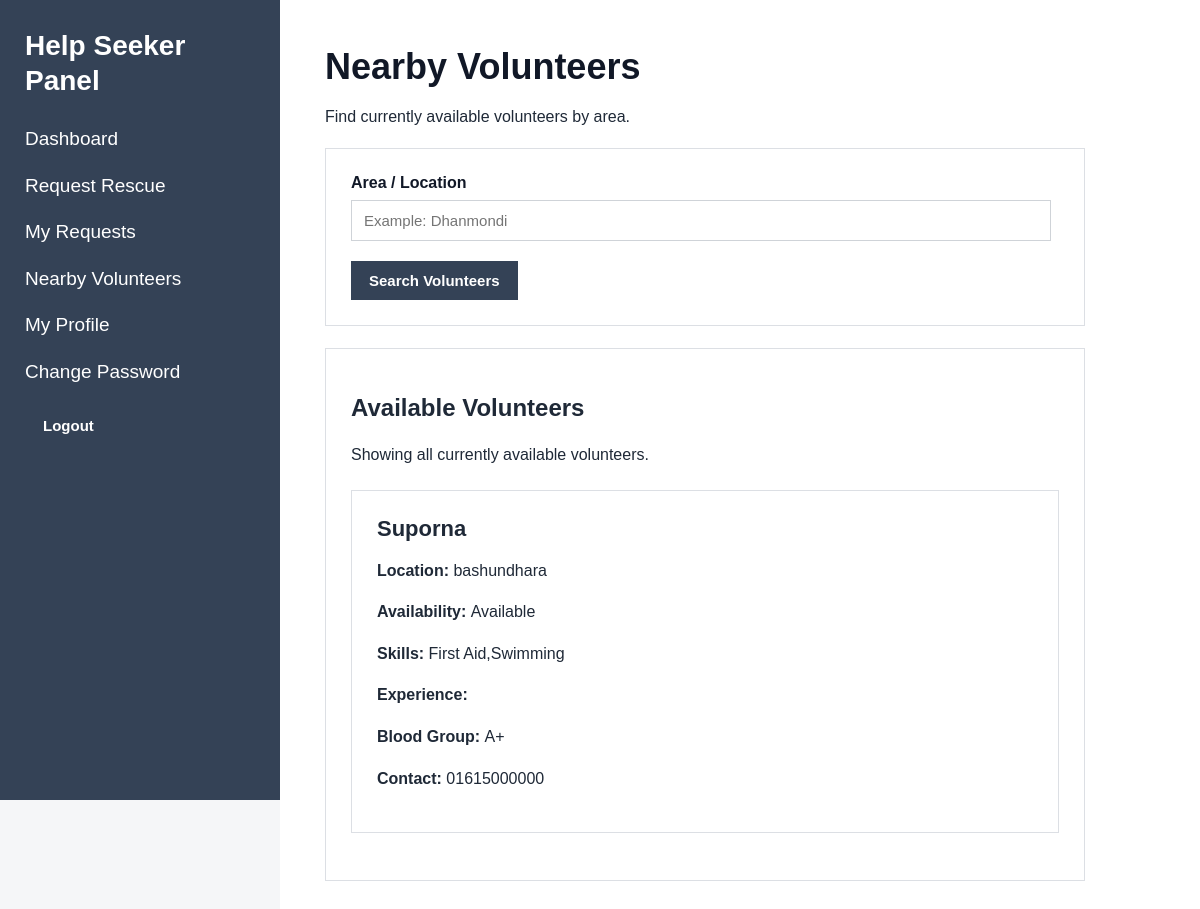
The app's page /index.php?page=helpseeker-nearby-volunteers (signed in) with its own data.
### tables this page shows
CREATE TABLE `volunteer_profiles` (
  `id` int(11) NOT NULL,
  `user_id` int(11) NOT NULL,
  `address` varchar(255) DEFAULT NULL,
  `blood_group` varchar(10) DEFAULT NULL,
  `experience` varchar(255) DEFAULT NULL,
  `skills` text DEFAULT NULL,
  `emergency_contact` varchar(100) DEFAULT NULL,
  `availability_status` enum('available','unavailable','currently_rescuing') NOT NULL DEFAULT 'available',
  `created_at` timestamp NOT NULL DEFAULT current_timestamp(),
  `updated_at` timestamp NOT NULL DEFAULT current_timestamp() ON UPDATE current_timestamp()
);

CREATE TABLE `users` (
  `id` int(11) NOT NULL,
  `name` varchar(100) NOT NULL,
  `username` varchar(50) NOT NULL,
  `email` varchar(150) NOT NULL,
  `phone` varchar(20) DEFAULT NULL,
  `password` varchar(255) NOT NULL,
  `role` enum('admin','volunteer','witness','help_seeker') NOT NULL,
  `created_at` timestamp NOT NULL DEFAULT current_timestamp(),
  `updated_at` timestamp NOT NULL DEFAULT current_timestamp() ON UPDATE current_timestamp()
);

### models/VolunteerModel.php (called while the page is built, shortened)
<?php
function getNearbyAvailableVolunteers(
    $conn,
    $area = ''
) {
    $area =
        trim($area);
    if ($area === '') {
        $sql =
            "SELECT
                users.id,
                users.name,
                users.phone,
                volunteer_profiles.address,
                volunteer_profiles.blood_group,
                volunteer_profiles.experience,
                volunteer_profiles.skills,
                volunteer_profiles.availability_status
             FROM users
             INNER JOIN volunteer_profiles
                ON users.id =
                   volunteer_profiles.user_id
             WHERE users.role = 'volunteer'
             AND volunteer_profiles.availability_status =
                 'available'
             ORDER BY users.name ASC";
        $stmt =
            mysqli_prepare(
                $conn,
                $sql
            );
    }
    mysqli_stmt_execute(
        $stmt
    );
    $result =
        mysqli_stmt_get_result(
            $stmt
        );
    $volunteers = [];
    while (
        $row =
        mysqli_fetch_assoc(
            $result
        )
    ) {
        $volunteers[] =
            $row;
    }
    return $volunteers;
}

### controllers/HelpSeekerController.php (called while the page is built, shortened)
<?php
function loadNearbyVolunteersForHelpSeeker(
    $conn,
    $area
) {
    require_once
        "models/VolunteerModel.php";
    $area =
        trim($area);
    $volunteers =
        getNearbyAvailableVolunteers(
            $conn,
            $area
        );
    return [
        'error' => '',
        'volunteers' =>
            $volunteers
    ];
}

### views/helpseeker/nearby_volunteers.php (the view, shortened to what this page needs)
<?php
require_once
    "views/partials/header.php";
require_once
    "views/partials/sidebar.php";
?>
<div class="content">
    <div class="page-header">
        <div>
            <h1>
                Nearby Volunteers
            </h1>
            <p>
                Find currently available volunteers by area.
            </p>
        </div>
    </div>
    <div class="card">
        <form
            method="GET"
            action="index.php"
        >
            <div class="form-group">
                <label for="area">
                    Area / Location
                </label>
                <input
                    type="text"
                    id="area"
                    name="area"
                    maxlength="100"
                    value="<?= htmlspecialchars(
                        $area
                    ); ?>"
                    placeholder="Example: Dhanmondi"
                >
            </div>
            <button
                type="submit"
                class="btn btn-primary"
            >
                Search Volunteers
            </button>
        </form>
    </div>
    <div class="card">
        <h2>
            Available Volunteers
        </h2>
        <?php if ($area !== ''): ?>
            <p>
                Showing available volunteers matching:
                <strong>
                    <?= htmlspecialchars(
                        $area
                    ); ?>
                </strong>
            </p>
        <?php else: ?>
            <p>
                Showing all currently available volunteers.
            </p>
        <?php endif; ?>
        <?php if (empty($nearbyVolunteers)): ?>
            <p>
                No available volunteers were found for this area.
            </p>
        <?php else: ?>
            <?php foreach ($nearbyVolunteers as $volunteer): ?>
                <div class="card">
                    <h3>
                        <?= htmlspecialchars(
                            $volunteer['name']
                            ?? 'Volunteer'
                        ); ?>
                    </h3>
                    <p>
                        <strong>
                            Location:
                        </strong>
                        <?= htmlspecialchars(
                            $volunteer['address']
                            ?? 'Not provided'
                        ); ?>
                    </p>
                    <p>
                        <strong>
                            Availability:
                        </strong>
                        <?= htmlspecialchars(
                            ucfirst(
                                str_replace(
                                    '_',
                                    ' ',
                                    $volunteer['availability_status']
                                    ?? 'available'
                                )
                            )
                        ); ?>
                    </p>
                    <p>
                        <strong>
                            Skills:
                        </strong>
                        <?= htmlspecialchars(
                            $volunteer['skills']
                            ?? 'Not provided'
                        ); ?>
                    </p>
                    <p>
                        <strong>
                            Experience:
                        </strong>
                    </p>
                    <p>
                        <strong>
                            Blood Group:
                        </strong>
                        <?= htmlspecialchars(
                            $volunteer['blood_group']
                            ?? 'Not provided'
                        ); ?>
                    </p>
                    <p>
                        <strong>
                            Contact:
                        </strong>
                        <?= htmlspecialchars(
                            $volunteer['phone']
                            ?? 'Not provided'
                        ); ?>
                    </p>
                </div>
            <?php endforeach; ?>
        <?php endif; ?>
    </div>
</div>
<?php
require_once
    "views/partials/footer.php";
?>

### assets/css/style.css (style rules this page uses)
* { box-sizing: border-box; }
body { margin: 0; font-family: Arial, Helvetica, sans-serif; background: #f5f6f8; color: #1f2937; }
.content { margin-left: 280px; padding: 45px; min-height: 100vh; background: white; }
.content h1 { margin-top: 0; margin-bottom: 20px; font-size: 36px; line-height: 1.2; color: #111827; }
.card { max-width: 760px; background: white; border: 1px solid #dcdfe4; padding: 25px; margin-top: 22px; margin-bottom: 22px; }
.card h3 { margin-top: 0; margin-bottom: 15px; font-size: 22px; color: #1f2937; }
.card p { font-size: 16px; line-height: 1.6; }
.content>form, .card form { max-width: 700px; }
.content>form div, .card form div { margin-bottom: 20px; }
label { display: block; margin-bottom: 8px; font-size: 16px; font-weight: bold; color: #111827; }
input, textarea, select { width: 100%; padding: 11px 12px; border: 1px solid #cfd3d8; background: white; font-family: Arial, Helvetica, sans-serif; font-size: 15px; outline: none; }
button { background: #344256; color: white; border: none; padding: 11px 18px; font-family: Arial, Helvetica, sans-serif; font-size: 15px; font-weight: 600; cursor: pointer; }

### records on screen
volunteer_profiles: user.name "Suporna", address "bashundhara", availability_status "Available", skills "First Aid,Swimming", blood_group "A+", user.phone "01615000000"
